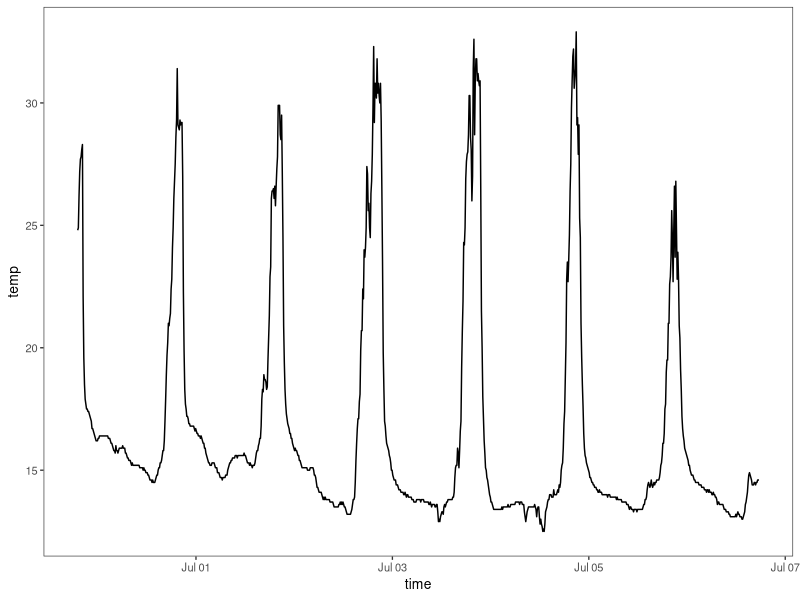
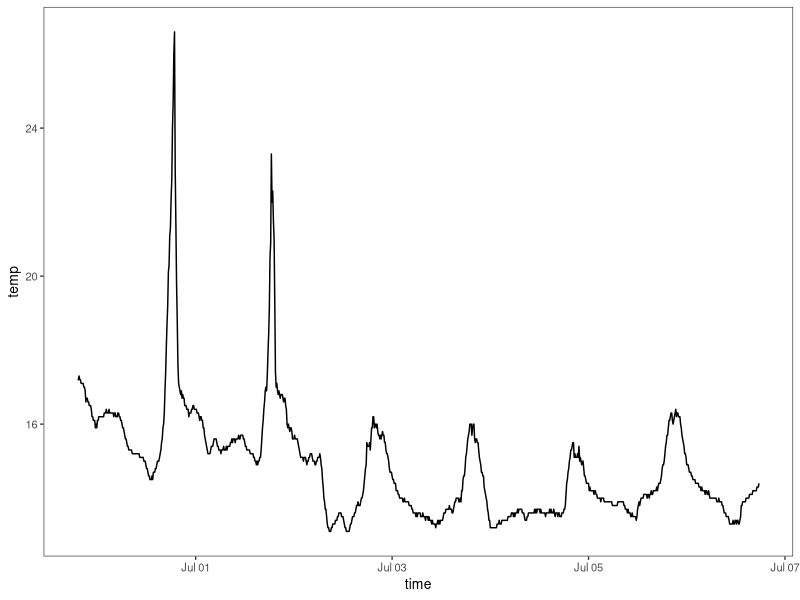
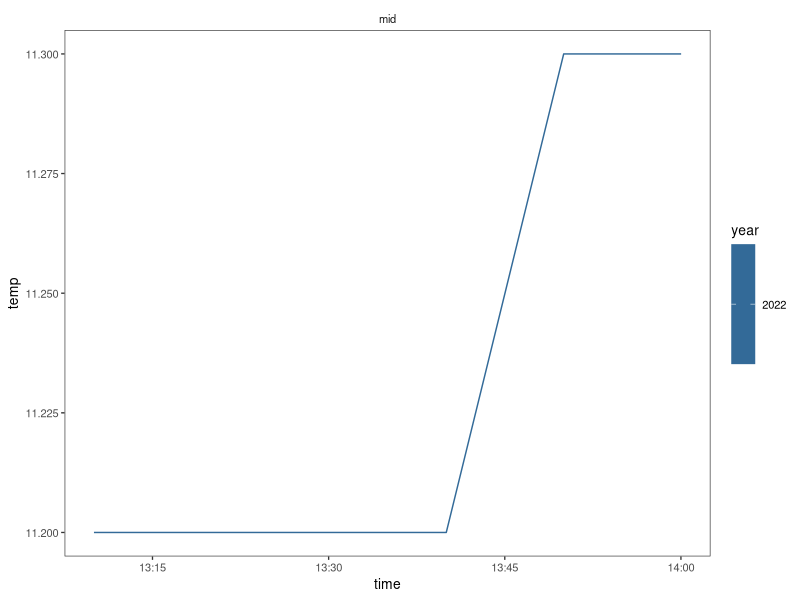
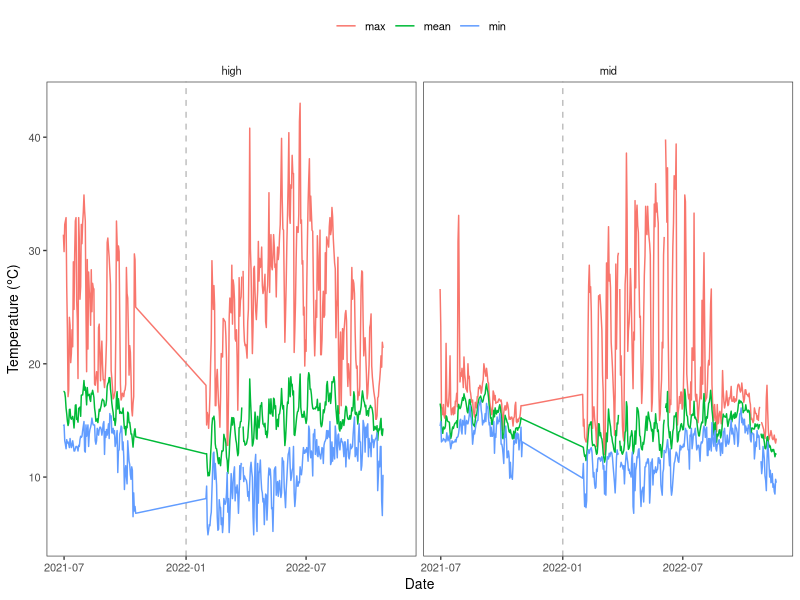
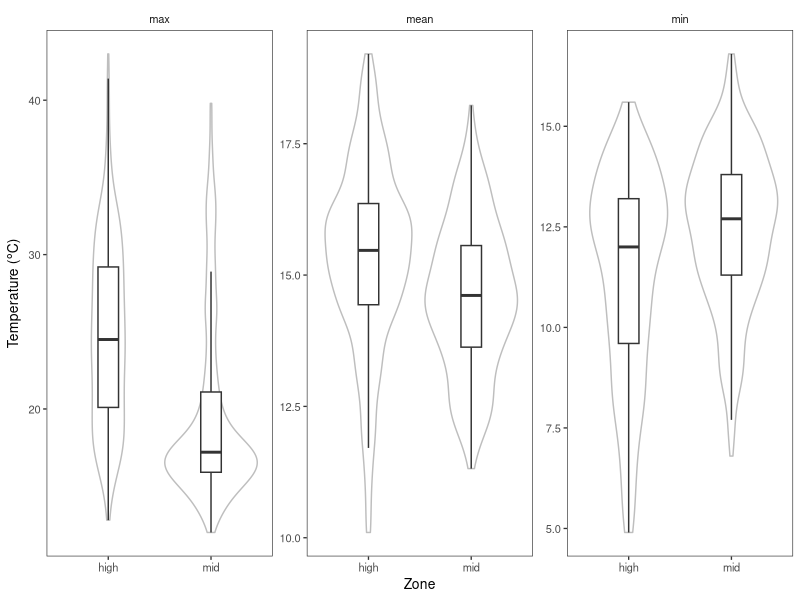
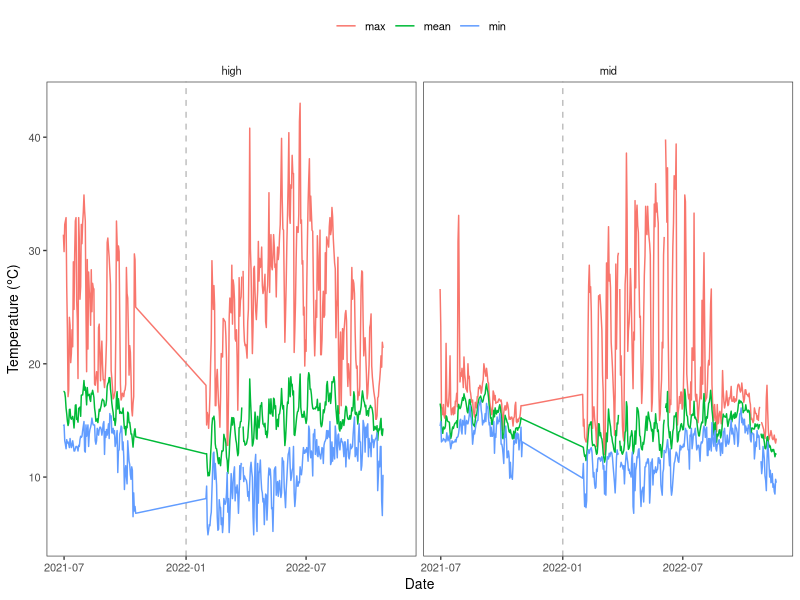
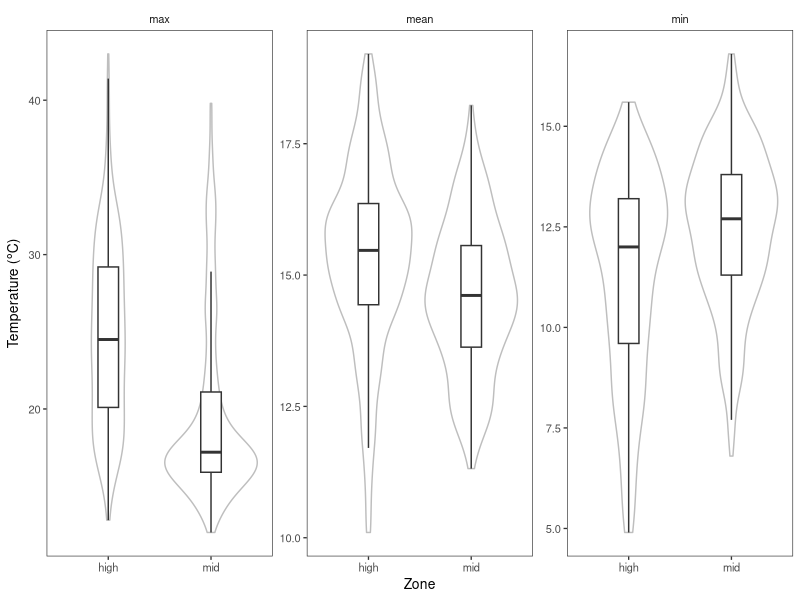

These charts were generated, in order, by the following R code:
################################################################################
##' @title Analyze Hewatt temperature data
##' @author Robin Elahi
##' @date 2022-12-14
##' @log 
################################################################################

#### PACKAGES, DATA ####
library(here)
library(tidyverse)
library(lubridate)

theme_set(theme_bw(base_size = 10) + 
            theme(panel.grid = element_blank(), 
                  strip.background = element_blank()))

# Hewatt high zone
d1 <- read_csv("data_output/envlogger_04924E000C5503.csv") %>% 
  mutate(zone = "high")
d1 %>% 
  head(n = 1000) %>% 
  ggplot(aes(time, temp)) + 
  geom_line()

# Hewatt mid zone
d2 <- read_csv("data_output/envlogger_04EB240037540B.csv") %>% 
  mutate(zone = "mid")
d2 %>% 
  head(n = 1000) %>% 
  ggplot(aes(time, temp)) + 
  geom_line()

# Combine
d <- rbind(d1, d2)

# Lubridate
d <- d %>% 
  mutate(date = date(time), 
         year = year(time), 
         month = month(time), 
         week = week(time), 
         jday = yday(time))

# Plot raw data
d %>% 
  tail() %>% 
  ggplot(aes(time, temp, color = year)) + 
  facet_wrap(~ zone) +
  geom_line()

#### QUALITY CONTROL ####
# Need to remove days without a near-complete set of observations
# Loggers recorded every 10 minutes, only use days with 95% of n_max
n_max <- 24 * 60 / 10
n_threshold <- 0.95 * n_max
n_threshold

d %>% count(date)

d <- d %>% 
  group_by(date, zone) %>%
  mutate(n_obs = n()) %>% 
  ungroup()

unique(d$n_obs)

d <- d %>% 
  filter(n_obs > n_threshold)

#### SUMMARIZE DAILY TEMPERATURE ####

d_summary <- d %>%
  group_by(year, month, week, jday, date, zone) %>% 
  summarize(mean = mean(temp), 
            max = max(temp), 
            min = min(temp)) 

ds_long <- d_summary %>% 
  pivot_longer(cols = mean:min, names_to = "metric", values_to = "tempC")

ds_long %>% 
  ggplot(aes(date, tempC, color = metric)) + 
  facet_wrap(~ zone) + 
  geom_vline(xintercept = date("2022-01-01"), color = "gray", linetype = "dashed") + 
  geom_line() + 
  theme(legend.position = "top", 
        legend.title = element_blank()) +
  ylab(expression(paste("Temperature (", degree, "C)"))) + 
  xlab("Date") 

ggsave(here("figs", "hewatt_env_time_series.pdf"), 
       height = 4, width = 7)

ds_long %>% 
  ggplot(aes(zone, tempC)) + 
  facet_wrap(~ metric, scales = "free_y") + 
  geom_violin(color = "gray") + 
  geom_boxplot(width = 0.2, outlier.size = -1) + 
  ylab(expression(paste("Temperature (", degree, "C)"))) + 
  xlab("Zone")

ggsave(here("figs", "hewatt_env_boxplot.pdf"), 
       height = 4, width = 7)

#### SAVE DATA SUMMARY FOR CLASS ANALYSIS ####

ds_long

write.csv(ds_long, "data_output/hewatt_env_time_series_2022.csv")
